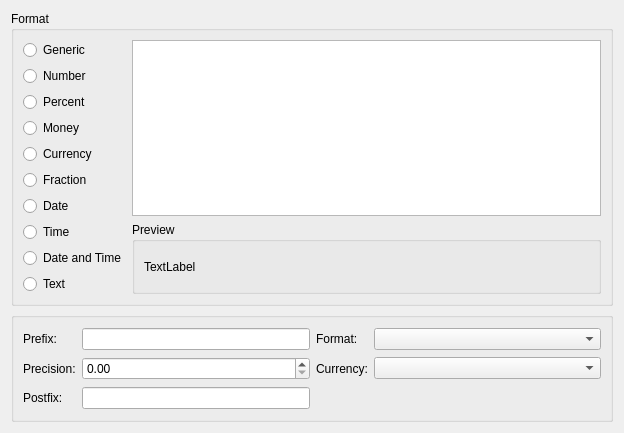
<?xml version="1.0" encoding="UTF-8"?>
<ui version="4.0">
 <author>Stefan Nikolaus &lt;stefan.nikolaus@kdemail.net&gt;</author>
 <comment>This file is part of the KDE project
Copyright (C) 2006 Stefan Nikolaus &lt;stefan.nikolaus@kdemail.net&gt;

This library is free software; you can redistribute it and/or
modify it under the terms of the GNU Library General Public
License as published by the Free Software Foundation; either
version 2 of the License, or (at your option) any later version.

This library is distributed in the hope that it will be useful,
but WITHOUT ANY WARRANTY; without even the implied warranty of
MERCHANTABILITY or FITNESS FOR A PARTICULAR PURPOSE.  See the
GNU Library General Public License for more details.

You should have received a copy of the GNU Library General Public
License along with this library; see the file COPYING.LIB.  If not,
write to the Free Software Foundation, Inc., 51 Franklin Street,
Fifth Floor, Boston, MA 02110-1301, USA.</comment>
 <class>DataFormatWidget</class>
 <widget class="QWidget" name="DataFormatWidget">
  <property name="geometry">
   <rect>
    <x>0</x>
    <y>0</y>
    <width>624</width>
    <height>433</height>
   </rect>
  </property>
  <layout class="QVBoxLayout">
   <item>
    <widget class="QGroupBox" name="groupBox">
     <property name="title">
      <string>Format</string>
     </property>
     <layout class="QGridLayout">
      <item row="7" column="1" rowspan="3">
       <widget class="QGroupBox" name="groupBox_3">
        <property name="title">
         <string>Preview</string>
        </property>
        <layout class="QVBoxLayout">
         <item>
          <widget class="QLabel" name="label">
           <property name="text">
            <string comment="KDE::DoNotExtract">TextLabel</string>
           </property>
          </widget>
         </item>
        </layout>
       </widget>
      </item>
      <item row="0" column="1" rowspan="7">
       <widget class="QListWidget" name="listWidget"/>
      </item>
      <item row="9" column="0">
       <widget class="QRadioButton" name="radioButton_9">
        <property name="text">
         <string>Text</string>
        </property>
       </widget>
      </item>
      <item row="7" column="0">
       <widget class="QRadioButton" name="radioButton_8">
        <property name="text">
         <string>Time</string>
        </property>
       </widget>
      </item>
      <item row="6" column="0">
       <widget class="QRadioButton" name="radioButton_7">
        <property name="text">
         <string>Date</string>
        </property>
       </widget>
      </item>
      <item row="5" column="0">
       <widget class="QRadioButton" name="radioButton_6">
        <property name="text">
         <string>Fraction</string>
        </property>
       </widget>
      </item>
      <item row="4" column="0">
       <widget class="QRadioButton" name="radioButton_5">
        <property name="text">
         <string>Currency</string>
        </property>
       </widget>
      </item>
      <item row="3" column="0">
       <widget class="QRadioButton" name="radioButton_4">
        <property name="text">
         <string>Money</string>
        </property>
       </widget>
      </item>
      <item row="2" column="0">
       <widget class="QRadioButton" name="radioButton_3">
        <property name="text">
         <string>Percent</string>
        </property>
       </widget>
      </item>
      <item row="0" column="0">
       <widget class="QRadioButton" name="radioButton">
        <property name="text">
         <string>Generic</string>
        </property>
       </widget>
      </item>
      <item row="1" column="0">
       <widget class="QRadioButton" name="radioButton_2">
        <property name="text">
         <string>Number</string>
        </property>
       </widget>
      </item>
      <item row="8" column="0">
       <widget class="QRadioButton" name="radioButton_10">
        <property name="text">
         <string>Date and Time</string>
        </property>
       </widget>
      </item>
     </layout>
    </widget>
   </item>
   <item>
    <widget class="QGroupBox" name="groupBox_2">
     <property name="title">
      <string/>
     </property>
     <layout class="QGridLayout">
      <item row="1" column="3">
       <widget class="KComboBox" name="comboBox_2">
        <property name="sizePolicy">
         <sizepolicy hsizetype="MinimumExpanding" vsizetype="Fixed">
          <horstretch>0</horstretch>
          <verstretch>0</verstretch>
         </sizepolicy>
        </property>
       </widget>
      </item>
      <item row="0" column="3">
       <widget class="KComboBox" name="comboBox">
        <property name="sizePolicy">
         <sizepolicy hsizetype="MinimumExpanding" vsizetype="Fixed">
          <horstretch>0</horstretch>
          <verstretch>0</verstretch>
         </sizepolicy>
        </property>
       </widget>
      </item>
      <item row="1" column="2">
       <widget class="QLabel" name="label_6">
        <property name="text">
         <string>Currency:</string>
        </property>
       </widget>
      </item>
      <item row="0" column="2">
       <widget class="QLabel" name="label_5">
        <property name="text">
         <string>Format:</string>
        </property>
       </widget>
      </item>
      <item row="2" column="0">
       <widget class="QLabel" name="label_4">
        <property name="text">
         <string>Postfix:</string>
        </property>
       </widget>
      </item>
      <item row="2" column="1">
       <widget class="KLineEdit" name="lineEdit_2">
        <property name="sizePolicy">
         <sizepolicy hsizetype="MinimumExpanding" vsizetype="Fixed">
          <horstretch>0</horstretch>
          <verstretch>0</verstretch>
         </sizepolicy>
        </property>
       </widget>
      </item>
      <item row="0" column="1">
       <widget class="KLineEdit" name="lineEdit">
        <property name="sizePolicy">
         <sizepolicy hsizetype="MinimumExpanding" vsizetype="Fixed">
          <horstretch>0</horstretch>
          <verstretch>0</verstretch>
         </sizepolicy>
        </property>
       </widget>
      </item>
      <item row="1" column="1">
       <widget class="QDoubleSpinBox" name="doubleSpinBox">
        <property name="sizePolicy">
         <sizepolicy hsizetype="MinimumExpanding" vsizetype="Fixed">
          <horstretch>0</horstretch>
          <verstretch>0</verstretch>
         </sizepolicy>
        </property>
       </widget>
      </item>
      <item row="1" column="0">
       <widget class="QLabel" name="label_3">
        <property name="text">
         <string>Precision:</string>
        </property>
       </widget>
      </item>
      <item row="0" column="0">
       <widget class="QLabel" name="label_2">
        <property name="text">
         <string>Prefix:</string>
        </property>
       </widget>
      </item>
     </layout>
    </widget>
   </item>
  </layout>
 </widget>
 <customwidgets>
  <customwidget>
   <class>KLineEdit</class>
   <extends>QLineEdit</extends>
   <header>klineedit.h</header>
  </customwidget>
  <customwidget>
   <class>KComboBox</class>
   <extends>QComboBox</extends>
   <header>kcombobox.h</header>
  </customwidget>
 </customwidgets>
 <tabstops>
  <tabstop>listWidget</tabstop>
  <tabstop>radioButton</tabstop>
  <tabstop>radioButton_2</tabstop>
  <tabstop>radioButton_3</tabstop>
  <tabstop>radioButton_4</tabstop>
  <tabstop>radioButton_5</tabstop>
  <tabstop>radioButton_6</tabstop>
  <tabstop>radioButton_7</tabstop>
  <tabstop>radioButton_8</tabstop>
  <tabstop>radioButton_9</tabstop>
  <tabstop>lineEdit</tabstop>
  <tabstop>comboBox</tabstop>
  <tabstop>doubleSpinBox</tabstop>
  <tabstop>comboBox_2</tabstop>
  <tabstop>lineEdit_2</tabstop>
 </tabstops>
 <includes>
  <include location="global">kdialog.h</include>
 </includes>
 <resources/>
 <connections/>
</ui>
